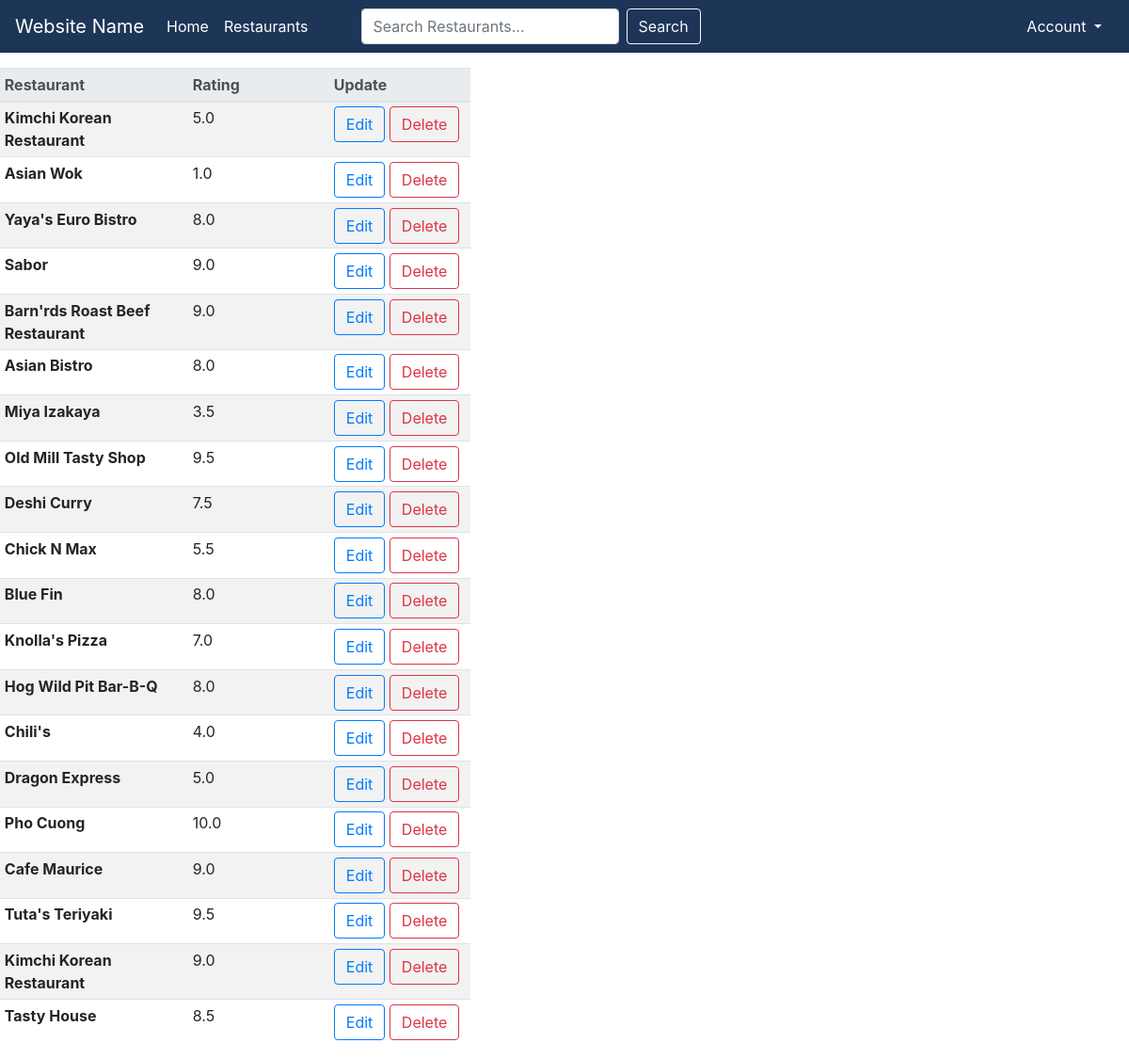
Before: /profile/2/ with the older database file.
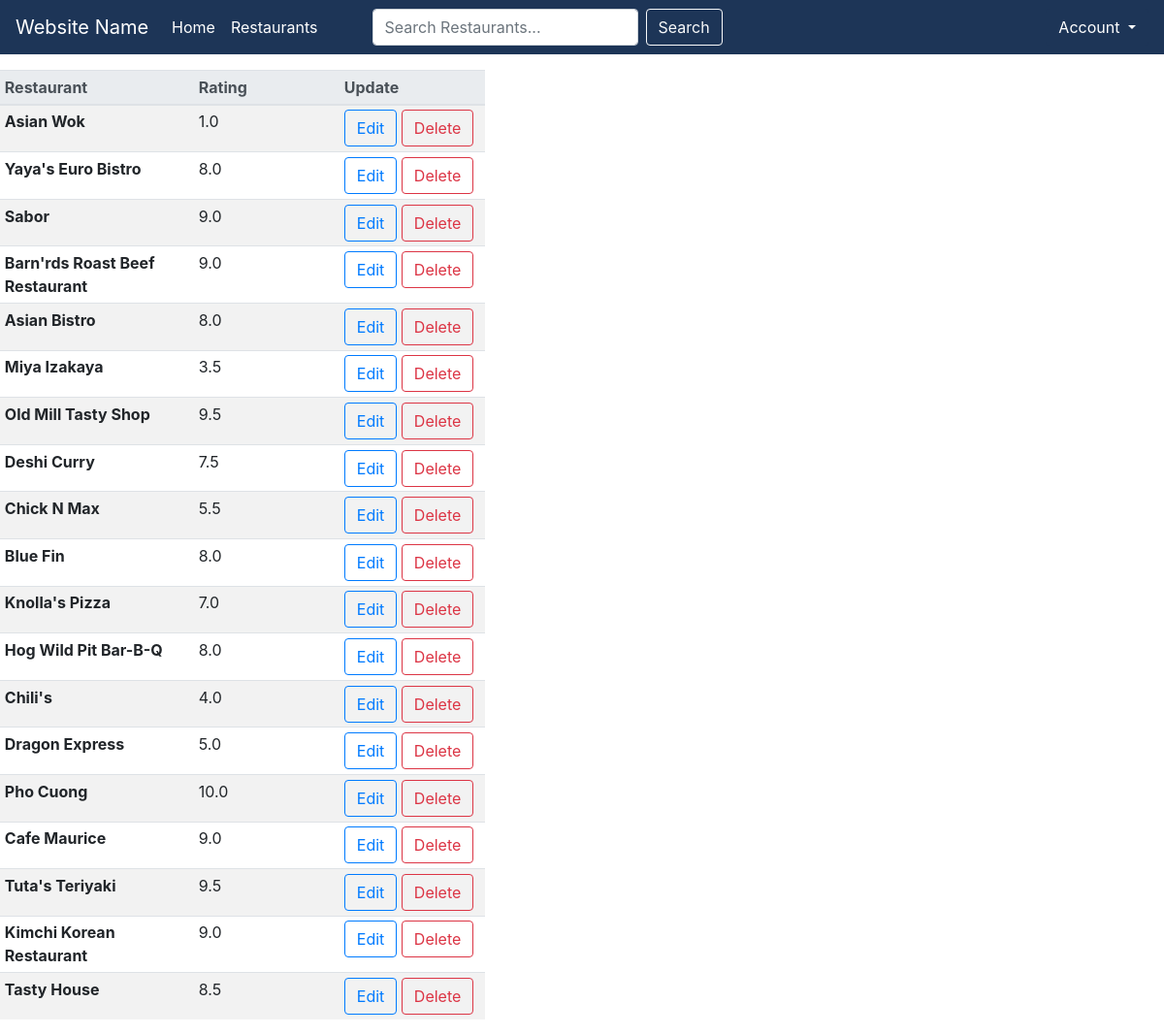
After: the same page with the newer database file.
### restaurants/models.py (models this page shows, shortened)
class Rating(models.Model):
    user = models.ForeignKey(
        User, on_delete=models.CASCADE, null=False)
    restaurant = models.ForeignKey(
        Restaurant, on_delete=models.CASCADE, null=False)
    rating = models.DecimalField(decimal_places=1, max_digits=3)
    review = models.TextField(null=True, blank=True)
    updated = models.DateTimeField(auto_now=True)
    created = models.DateTimeField(auto_now_add=True)
    class Meta:
        ordering = ['-updated', '-created']

class Restaurant(models.Model):
    name = models.CharField(max_length=100, null=False)
    tags = models.CharField(max_length=50, null=True)
    class Meta:
        db_table = "restaurant"
    def __str__(self):
        return self.name

### restaurants/views.py (the view)
# urls.py: path("profile/<str:pk>/", views.userProfile, name="user-profile"),
def userProfile(request, pk):
    user = User.objects.get(id=pk)
    ratings = Rating.objects.filter(user=pk)
    context = {'user': user, 'ratings': ratings}
    return render(request, "restaurants/profile.html", context)

### restaurants/templates/restaurants/profile.html (shortened to what this page needs)
{% extends 'restaurants/base.html' %}
{% block content %}
<table class="table table-striped table-sm" style="width:500px;">
    <thead class="thead-light">
      <tr>
        <th scope="col" style="width:200px;">Restaurant</th>
        <th scope="col" style="width:150px;">Rating</th>
        <th scope="col" style="width:150px;">Update</th>
      </tr>
    </thead>
    <tbody>
      {% for rating in ratings %}
      <tr>
        <th scope="row">{{rating.restaurant}}</th>
        <td>{{rating.rating}}</td>
        <td>
          <a
            class="btn btn-outline-primary"
            href="{% url 'update-rating' rating.id %}">Edit</a>
          <a
            class="btn btn-outline-danger"
            href="{% url 'delete-rating' rating.id %}">Delete</a>
        </td>
      </tr>
      {% endfor %}
    </tbody>
  </table>
{% endblock %}

Changed rows visible on the page:
removed Rating: restaurant "Kimchi Korean Restaurant", rating "5.0"
